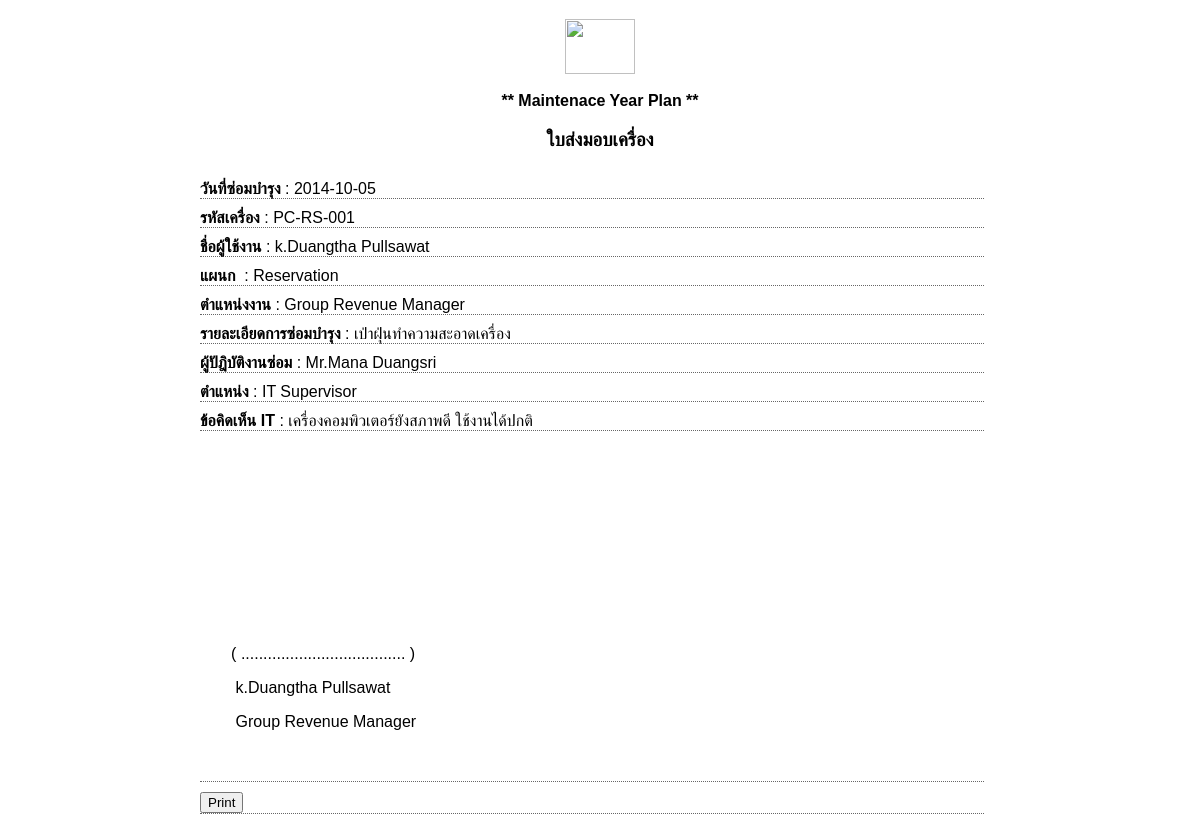
/Helpdesk/mantenace_details.php?id=1, run on the app's committed database.
### tables this page shows
CREATE TABLE `mantenace` (
  `id` int(5) NOT NULL auto_increment,
  `datepicker` date NOT NULL,
  `device_id` varchar(20) NOT NULL,
  `username` varchar(50) NOT NULL,
  `department` varchar(50) NOT NULL,
  `position_user` varchar(50) NOT NULL,
  `details` varchar(150) NOT NULL,
  `repair_by` varchar(50) NOT NULL,
  `position` varchar(50) NOT NULL,
  `coment` varchar(150) NOT NULL,
  PRIMARY KEY  (`id`)
);

### Helpdesk/mantenace_details.php (the view, shortened to what this page needs)
<?php require_once('Connections/IT.php'); ?>
<?php
if (!function_exists("GetSQLValueString")) {
function GetSQLValueString($theValue, $theType, $theDefinedValue = "", $theNotDefinedValue = "")
{
  $theValue = function_exists("mysql_real_escape_string") ? mysql_real_escape_string($theValue) : mysql_escape_string($theValue);
  switch ($theType) {
    case "long":
    case "int":
      $theValue = ($theValue != "") ? intval($theValue) : "NULL";
      break;
  }
  return $theValue;
}
}
$colname_DMA = "-1";
if (isset($_GET['id'])) {
  $colname_DMA = $_GET['id'];
}
$query_DMA = sprintf("SELECT * FROM mantenace WHERE id = %s", GetSQLValueString($colname_DMA, "int"));
$DMA = mysql_query($query_DMA, $IT) or die(mysql_error());
$row_DMA = mysql_fetch_assoc($DMA);
?>
<!DOCTYPE html PUBLIC "-//W3C//DTD XHTML 1.0 Transitional//EN" "http://www.w3.org/TR/xhtml1/DTD/xhtml1-transitional.dtd">
<html xmlns="http://www.w3.org/1999/xhtml">
<head>
</head>
<body>
<div id="wrapall">
  <h3 align="center"><img src="admin/images/R24pic.gif" width="70" height="55" /></h3>
  <p align="center"><strong>** Maintenace Year Plan **</strong></p>
  <h3 align="center">ใบส่งมอบเครื่อง<br>
  </h3>
  <div class="data_line"><strong>วันที่ซ่อมบำรุง</strong> : <?php echo $row_DMA['datepicker']; ?></div>
  <div class="data_line"><strong>รหัสเครื่อง</strong> : <?php echo $row_DMA['device_id']; ?></div>
  <div class="data_line"><strong>ชื่อผู้ใช้งาน</strong> : <?php echo $row_DMA['username']; ?></div>
  <div class="data_line"><strong>แผนก </strong>&nbsp;: <?php echo $row_DMA['department']; ?></div>
  <div class="data_line"><strong>ตำแหน่งงาน</strong> :&nbsp;<?php echo $row_DMA['position_user']; ?></div>
  <div class="data_line"><strong>รายละเอียดการซ่อมบำรุง</strong> : <?php echo $row_DMA['details']; ?></div>
  <div class="data_line"><strong>ผู้ปัฎิบัติงานซ่อม</strong> : <?php echo $row_DMA['repair_by']; ?></div>
  <div class="data_line"><strong>ตำแหน่ง</strong> : <?php echo $row_DMA['position']; ?></div>
  <div class="data_line"><strong>ข้อคิดเห็น IT</strong> : <?php echo $row_DMA['coment']; ?></div>
  <div class="data_line">&nbsp;&nbsp;
  <p>&nbsp;&nbsp;&nbsp;&nbsp;  &nbsp;&nbsp;&nbsp;</p>
  <p>&nbsp;</p>
  <p>&nbsp;</p>
  <p>&nbsp;</p>
  <p>&nbsp;</p>
  <p>&nbsp;&nbsp;&nbsp;&nbsp;&nbsp;&nbsp;&nbsp;(&nbsp;.....................................&nbsp;)&nbsp;&nbsp;&nbsp;&nbsp;&nbsp;&nbsp;&nbsp;&nbsp;&nbsp;&nbsp;&nbsp;&nbsp;&nbsp;&nbsp;&nbsp;&nbsp;&nbsp;&nbsp;&nbsp;&nbsp;&nbsp;&nbsp;&nbsp;&nbsp;&nbsp;&nbsp;&nbsp;&nbsp;&nbsp;&nbsp;&nbsp;&nbsp;&nbsp;&nbsp;&nbsp;</p>
    <p><?php echo $row_DMA['username']; ?>			</p>
    <p><?php echo $row_DMA['position_user']; ?></p>
    <p><br>
    </p>
  </div>
  <div class="data_line">
    <input name="btnprint" id="btnprint" type="button" onClick="window.print()" value="Print" />
  </div>
</div>
</body>
</html>

### Helpdesk/mantenace_details.php (style rules this page uses)
#wrapall { font-family: "Lucida Sans Unicode", "Lucida Grande", sans-serif; margin: auto; width: 800px; }
.data_line { font-size: 1em; font-weight: normal; clear: both; width: 98%; padding-top: 10px; border-bottom-width: 1px; border-bottom-style: dotted; border-bottom-color: #666; }

### data on the page
mantenace: datepicker "2014-10-05", device "PC-RS-001", username "k.Duangtha Pullsawat", department "Reservation", position_user "Group Revenue Manager", details "เป่าฝุ่นทำความสะอาดเครื่อง", repair_by "Mr.Mana Duangsri", position "IT Supervisor", coment "เครื่องคอมพิวเตอร์ยังสภาพดี ใช้งานได้ปกติ"
